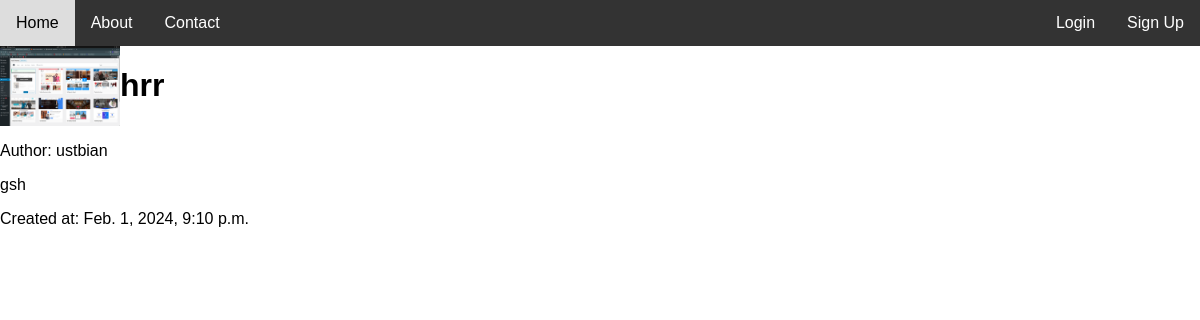
The page /post/8/ on the database its author committed.
### blog/models.py (models this page shows, shortened)
class Post(models.Model):
    title = models.CharField(max_length=255)
    author = models.ForeignKey(User, on_delete=models.CASCADE)
    content = models.TextField()
    created_at = models.DateTimeField(auto_now_add=True)
    class Meta:
        ordering = ['-created_at']

### users/models.py (models this page shows, shortened)
class Profile(models.Model):
    user = models.OneToOneField(User, on_delete=models.CASCADE)
    image = models.ImageField(default='default.jpg', upload_to='profile_pics')

### blog/views.py (the view)
# urls.py: path('post/<int:pk>/', PostDetailView.as_view(), name='detail'), # if the records for id 1,2 are deleted then the pk will start from 3 for new entries
class PostDetailView(DetailView):
    model = Post

### blog/templates/blog/post_detail.html
{% extends 'blog/base.html' %}
{% block content %}
        <div class="post">
            <div class="top">
                <img src="{{ object.author.profile.image.url }}" alt="">
                <h1>{{ object.title }}</h1>
            </div>
            <p>Author: {{ object.author.username }}</p>
            <p>{{ object.content }}</p>
            <p>Created at: {{ object.created_at }}</p>
        </div>
{% endblock %}

### blog/static/blog/styles.css (style rules this page uses)
.top { display: flex; }
.top img { width: 120px; }

### blog/templates/blog/base.html (style rules this page uses)
body { font-family: Arial, sans-serif; margin: 0; padding: 0; }

### rows shown on the page
Post: author.profile.image (picture), title "hrr", author.username "ustbian", content "gsh", created_at "Feb. 1, 2024, 9:10 p.m."
